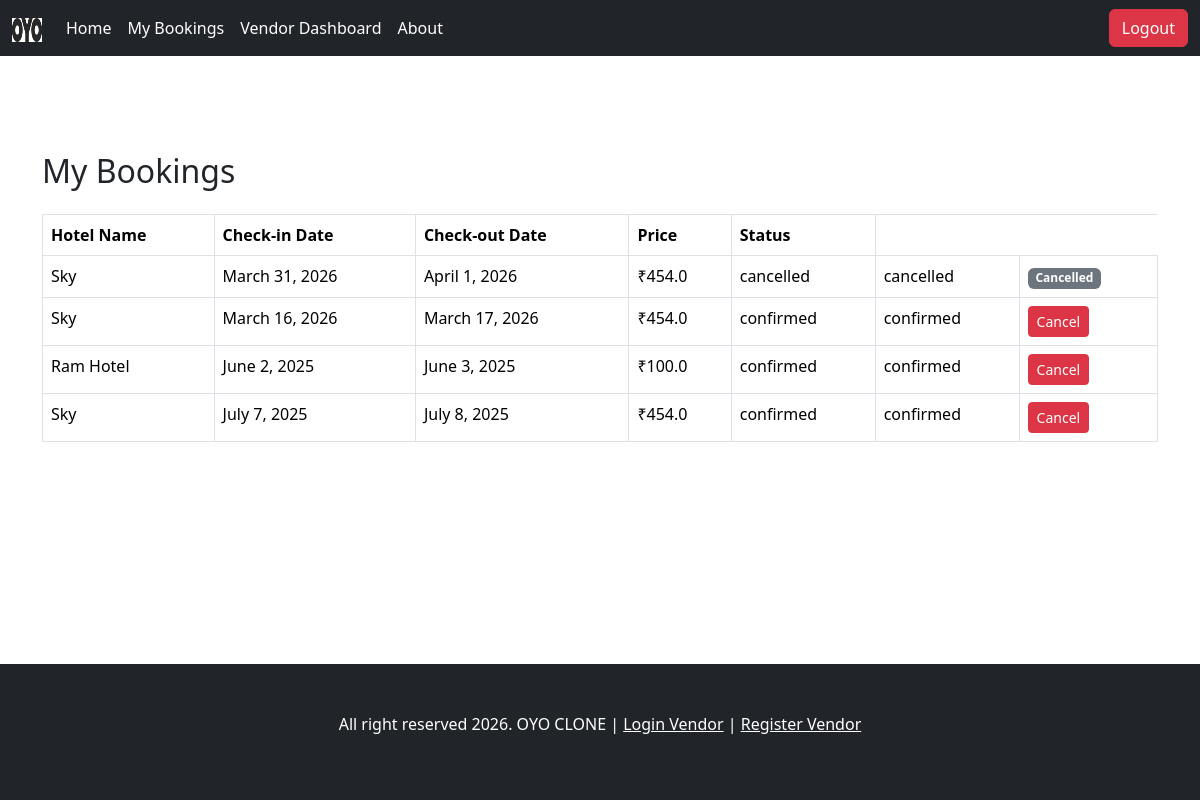
The page /account/my-bookings/ (signed in) on the database its author committed.
### accounts/models.py (models this page shows, shortened)
class HotelBooking(models.Model):
    hotel=models.ForeignKey(Hotel, on_delete=models.CASCADE, related_name='bookings')
    booking_user=models.ForeignKey(User, on_delete=models.CASCADE)
    booking_start_date=models.DateField()
    booking_end_date=models.DateField()
    price=models.FloatField()
    STATUS_CHOICES = [
    ('pending', 'Pending'),
    ('confirmed', 'Confirmed'),
    ('cancelled', 'Cancelled'),
]
    booking_status = models.CharField(
        max_length=20,
        choices=STATUS_CHOICES,
        default='pending')
    created_at=models.DateTimeField(auto_now_add=True)
    class Meta:
        db_table = 'hotel_booking'
        verbose_name = 'Hotel Booking'

class Hotel(models.Model):
    hotel_name=models.CharField(max_length=1000)
    hotel_image=models.ImageField(upload_to='hotels', null=True, blank=True)
    hotel_description=models.TextField()
    hotel_location=models.CharField(max_length=1000)
    hotel_price=models.FloatField()
    hotel_ameneties=models.ManyToManyField(Ameneties)
    hotel_slug=models.SlugField(max_length=1000, unique=True)
    hotel_owner=models.ForeignKey(HotelVendor, on_delete=models.CASCADE)
    hotel_offer_price=models.FloatField(null=True, blank=True)
    is_available=models.BooleanField(default=True)
    class Meta:
        db_table = 'hotel'
        verbose_name = 'Hotel'

### accounts/views.py (the view)
# urls.py: path('my-bookings/', views.my_bookings, name='my_bookings'),
@login_required(login_url='login')
def my_bookings(request):
    bookings = HotelBooking.objects.filter(booking_user=request.user)
    return render(request, 'my_bookings.html', {
        'bookings': bookings
    })

### accounts/templates/my_bookings.html (shortened to what this page needs)
{% extends 'utils/vendor_base.html' %}
{% block content %}
{% load static %}
<div class="container mt-5 pt-5">
    <h2>My Bookings</h2>
    <table class="table table-bordered mt-4">
        <thead>
            <tr>
                <th>Hotel Name</th>
                <th>Check-in Date</th>
                <th>Check-out Date</th>
                <th>Price</th>
                <th>Status</th>
            </tr>
        </thead>
        <tbody>
            {% for booking in bookings %}
            <tr>
                <td>{{ booking.hotel.hotel_name }}</td>
                <td>{{ booking.booking_start_date }}</td>
                <td>{{ booking.booking_end_date }}</td>
                <td>₹{{ booking.price }}</td>
                <td>{{ booking.booking_status }}</td>
                <td>{{ booking.booking_status }}</td>
                <td>
                    {% if booking.booking_status == "confirmed" %}
                    <a href="{% url 'cancel_booking' booking.id %}" class="btn btn-danger btn-sm">
                        Cancel
                    </a>
                    {% else %}
                    <span class="badge bg-secondary">Cancelled</span>
                    {% endif %}
                </td>
            </tr>
            {% empty %}
            <tr>
                <td colspan="5" class="text-center">No bookings found.</td>
            </tr>
            {% endfor %}
        </tbody>
    </table>
</div>
    {%endblock %}

### rows shown on the page
HotelBooking: hotel.hotel_name "Sky", booking_start_date "March 31, 2026", booking_end_date "April 1, 2026", price "454.0", booking_status "cancelled", shows "Cancelled"
HotelBooking: hotel.hotel_name "Sky", booking_start_date "March 16, 2026", booking_end_date "March 17, 2026", price "454.0", booking_status "confirmed", shows "Cancel"
HotelBooking: hotel.hotel_name "Ram Hotel", booking_start_date "June 2, 2025", booking_end_date "June 3, 2025", price "100.0", booking_status "confirmed", shows "Cancel"
HotelBooking: hotel.hotel_name "Sky", booking_start_date "July 7, 2025", booking_end_date "July 8, 2025", price "454.0", booking_status "confirmed", shows "Cancel"
